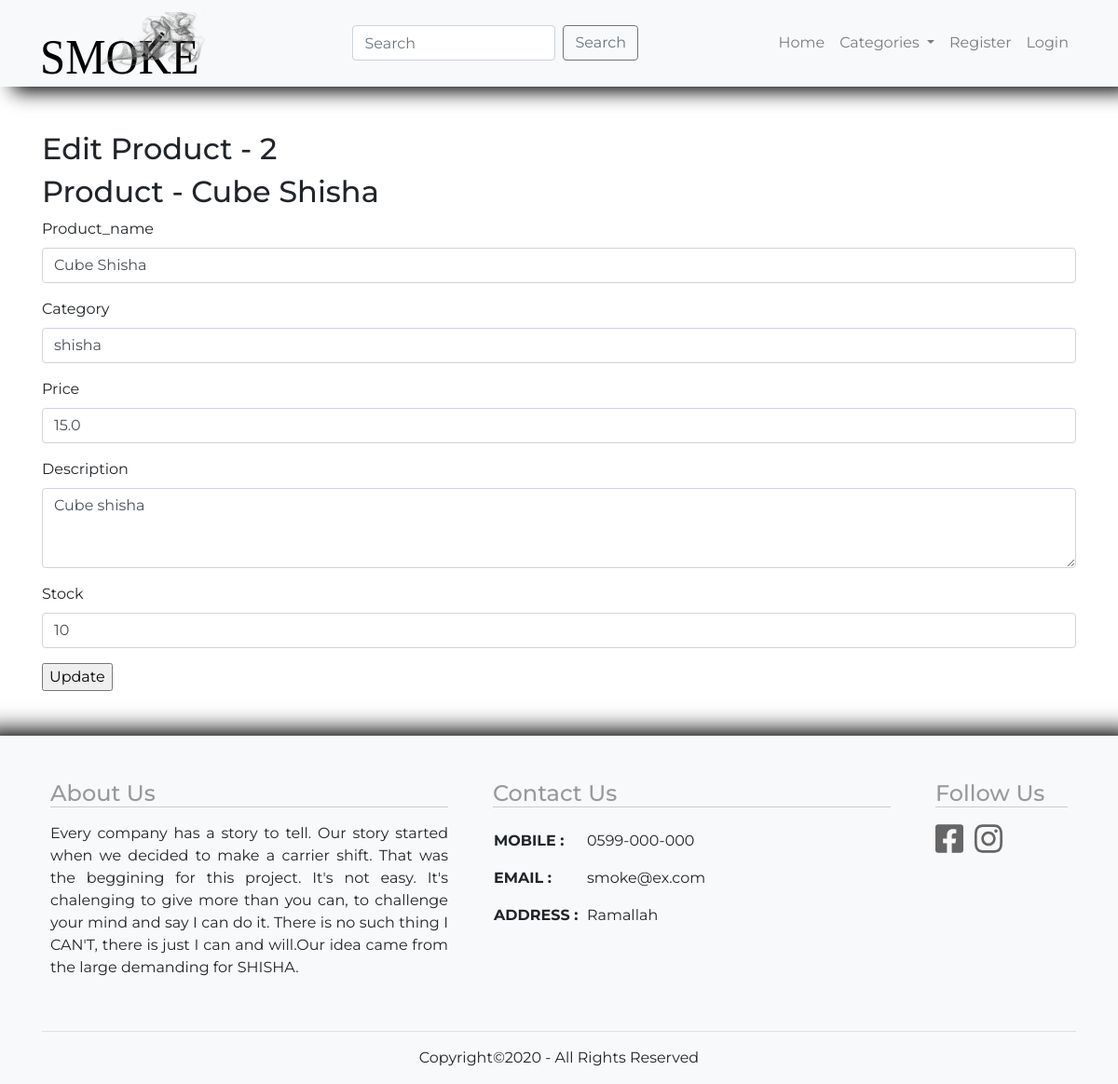
/edit_product/2, run on an earlier commit of the app's database.
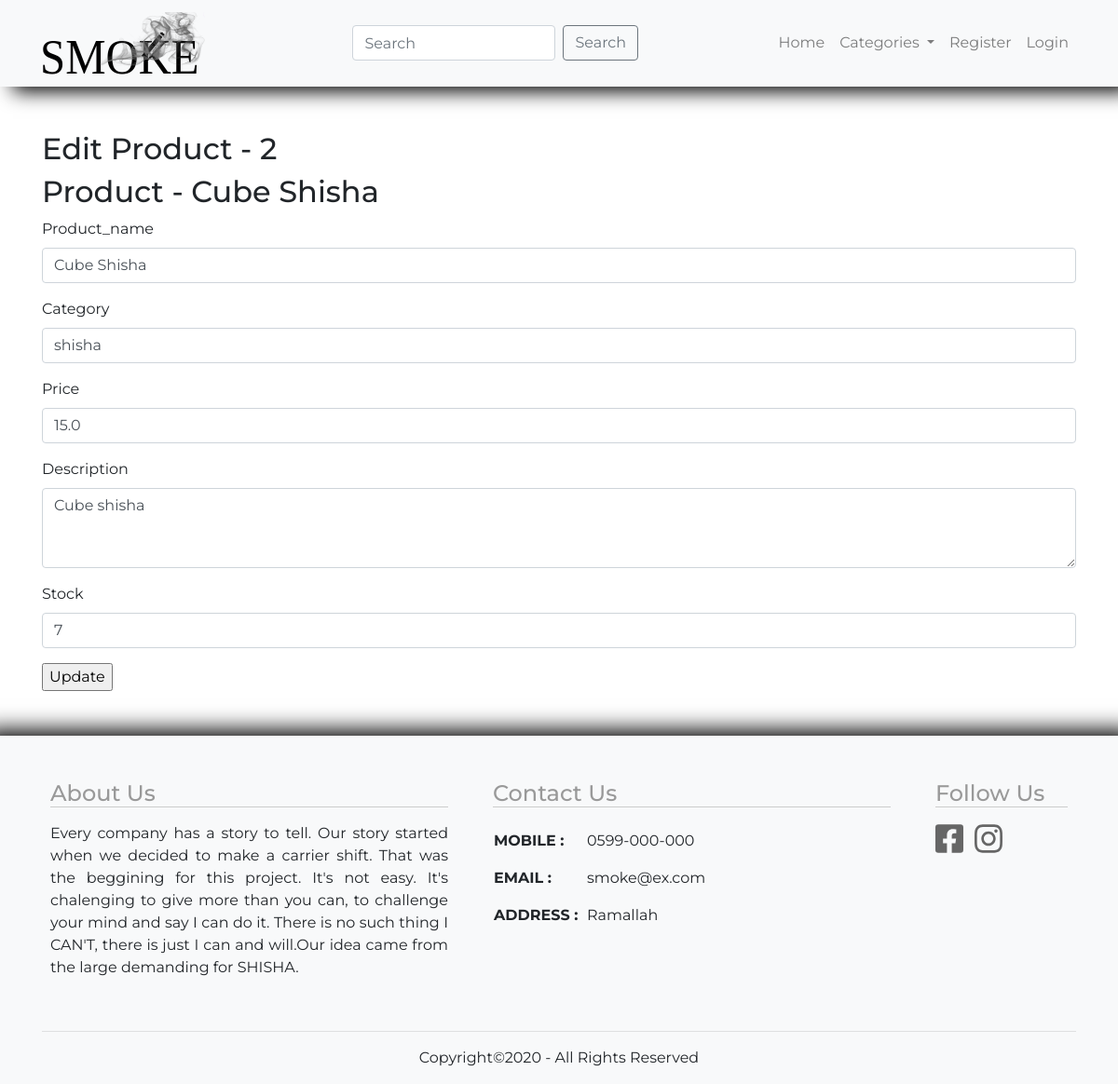
And on a later commit of the database.
### smoke_app/models.py (models this page shows)
class Product(models.Model):
    name = models.CharField(max_length=100)
    category = models.CharField(max_length=100)
    description = models.TextField()
    price = models.FloatField()
    stock = models.IntegerField()
    created_at = models.DateTimeField(auto_now_add=True)
    updated_at = models.DateTimeField(auto_now=True)
    objects = ProductManager()

### smoke_app/views.py (the view)
# urls.py: path('edit_product/<id>',views.edit_product),
def edit_product(request,id):
    product = Product.objects.get(id=id)
    context={
        "product":product
    }
    return render(request,'edit.html',context)

### smoke_app/templates/edit.html (shortened to what this page needs)
{% extends "base.html" %} {% load static %} {% block content %}
<h2>Edit Product - {{product.id}}</h2>
<h2>Product - {{product.name}}</h2>
<form method="POST" action="/update_product/{{product.id}}">
  <div class="form-group">
    <label for="Product_name">Product_name</label>
    <input type="text" name="Product_name" class="form-control" id="Product_name" value="{{product.name}}" />
  </div>
  <div class="form-group">
    <label for="category">Category</label>
    <input type="text" name="category" class="form-control" id="category" value="{{product.category}}" />
  </div>
  <div class="form-group">
    <label for="Price">Price</label>
    <input type="number" min="1" name="price" class="form-control" id="Price" value="{{product.price}}" />
  </div>
  <div class="form-group">
    <label for="Description">Description</label>
    <textarea name="description" class="form-control" id="Description" rows="3">{{product.description}}</textarea>
  </div>
  <div class="form-group">
    <label for="stock">Stock</label>
    <input type="number" min="1" name="stock" class="form-control" id="stock" value="{{product.stock}}" />
  </div>
  <input type="submit" value="Update" />
</form>
{% endblock content %}

What changed in the data, as far as the page shows it:
changed Product "Cube Shisha": stock "10" → "7"
